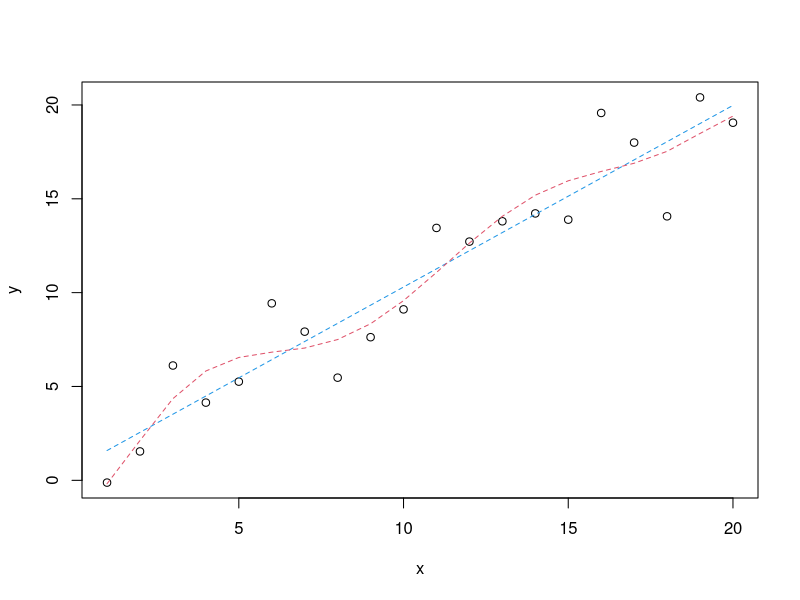

Generate this figure with R: (Note: this script raises an error after producing the figure.)


## ST503 Fall 2018 Discussion # 2 
## Group: A
## Author: Robin Baldeo, Yuxi Wang, Christopher Angrisani, Wenjin Liu                                    

##########################################################################################################################


set.seed(123)

x<-c(1:20)

y<- x + 2* rnorm(20)


#question 1

m1<-lm(y~x)

#scatter plot with fitted line
plot(x,y)
#abline(m1, col = 1,lty = 2 )
lines( fitted(m1), col=4, lty = 2) 
summary(m1)

m1$coefficients

# Residuals:
#   Min      1Q  Median      3Q     Max 
# -3.9758 -1.2056 -0.0754  1.0388  3.4671 
# 
# Coefficients:
#   Estimate Std. Error t value Pr(>|t|)    
# (Intercept)  0.62019    0.92400   0.671    0.511    
# x            0.96791    0.07713  12.548 2.45e-10 ***
#   ---
#   Signif. codes:  0 '***' 0.001 '**' 0.01 '*' 0.05 '.' 0.1 ' ' 1
# 
# Residual standard error: 1.989 on 18 degrees of freedom
# Multiple R-squared:  0.8974,  Adjusted R-squared:  0.8917 
# F-statistic: 157.5 on 1 and 18 DF,  p-value: 2.45e-10


# Comment:
# I think this model is a good fit of the data. 
# The regression line seems to be a good fit and R2 is very close to 1 (0.8974146 )

##########################################################################################################################

#question 2

# new model
m2<-lm(y~x+I(x^2)+ I(x^3) + I(x^4) + I(x^5) + I(x^6) + I(x^7)+ I(x^8) + I(x^9))
summary(m2)$r.square

#overlay line onto scatter plot in question 1
lines(fitted(m2), col=2, lty = 2) 


# Residuals:
#   Min      1Q  Median      3Q     Max 
# -3.4621 -1.0502 -0.3103  1.2668  3.1165 
# 
# Coefficients:
#   Estimate Std. Error t value Pr(>|t|)
# (Intercept) -5.954e-01  3.062e+01  -0.019    0.985
# x           -1.665e+00  5.922e+01  -0.028    0.978
# I(x^2)       2.850e+00  4.172e+01   0.068    0.947
# I(x^3)      -8.961e-01  1.474e+01  -0.061    0.953
# I(x^4)       1.336e-01  2.974e+00   0.045    0.965
# I(x^5)      -1.117e-02  3.634e-01  -0.031    0.976
# I(x^6)       5.757e-04  2.736e-02   0.021    0.984
# I(x^7)      -1.948e-05  1.239e-03  -0.016    0.988
# I(x^8)       4.255e-07  3.094e-05   0.014    0.989
# I(x^9)      -4.595e-09  3.270e-07  -0.014    0.989
# 
# Residual standard error: 2.409 on 10 degrees of freedom
# Multiple R-squared:  0.9164,  Adjusted R-squared:  0.8412 
# F-statistic: 12.18 on 9 and 10 DF,  p-value: 0.0002708


# Comments: 
# This model seems to be much better. 
# R2 has increased to 0.9164, which is expected with more explanatory variables being included in the regression equation, 
# but also the curve itself seems to better fit the data.

##########################################################################################################################


#question 3
#using the general least square forumla
#with r generic package

#create matrix p = 20 X n = 10
x1<-matrix(, nrow = length(y), ncol = 10)

for(p in 1:nrow(x1)){
  for(n in 1:ncol(x1)){
    #seeding matrix
    x1[p,n] = ifelse(n == 1, 1,p^(n-1))
  }
}

# using formula from class
manaul<-solve(x1%*%t(x1))%*%(t(x1)%*%y)

#det(x1%*%t(x1))


# Comment :
# Calculating the coefficients using the formula throws an error:

# "Error in solve.default(x1 %*% t(x1)) : 
#   system is computationally singular: reciprocal condition number = 1.5363e-27"
# After testing all parts of the equation, I found it failed to calculate inversion of (XTX). 

# Since some numbers of (XTX) are large, 
# the determinant may be overflowing due to scaling issues. Since the determinent of (XTX) is -7.081484e+110


